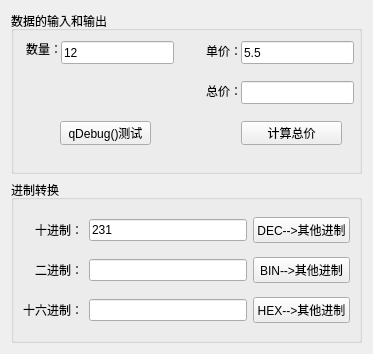
<?xml version="1.0" encoding="UTF-8"?>
<ui version="4.0">
 <class>Widget</class>
 <widget class="QWidget" name="Widget">
  <property name="geometry">
   <rect>
    <x>0</x>
    <y>0</y>
    <width>373</width>
    <height>354</height>
   </rect>
  </property>
  <property name="windowTitle">
   <string>Widget</string>
  </property>
  <layout class="QVBoxLayout" name="verticalLayout">
   <item>
    <widget class="QGroupBox" name="groupBox">
     <property name="title">
      <string>数据的输入和输出</string>
     </property>
     <widget class="QLabel" name="label">
      <property name="geometry">
       <rect>
        <x>10</x>
        <y>30</y>
        <width>41</width>
        <height>16</height>
       </rect>
      </property>
      <property name="text">
       <string>数量：</string>
      </property>
      <property name="alignment">
       <set>Qt::AlignRight|Qt::AlignTrailing|Qt::AlignVCenter</set>
      </property>
     </widget>
     <widget class="QLineEdit" name="editNum">
      <property name="geometry">
       <rect>
        <x>50</x>
        <y>30</y>
        <width>113</width>
        <height>23</height>
       </rect>
      </property>
      <property name="text">
       <string>12</string>
      </property>
     </widget>
     <widget class="QLabel" name="label_2">
      <property name="geometry">
       <rect>
        <x>190</x>
        <y>30</y>
        <width>41</width>
        <height>20</height>
       </rect>
      </property>
      <property name="text">
       <string>单价：</string>
      </property>
      <property name="alignment">
       <set>Qt::AlignRight|Qt::AlignTrailing|Qt::AlignVCenter</set>
      </property>
     </widget>
     <widget class="QLineEdit" name="editPrice">
      <property name="geometry">
       <rect>
        <x>230</x>
        <y>30</y>
        <width>113</width>
        <height>23</height>
       </rect>
      </property>
      <property name="text">
       <string>5.5</string>
      </property>
     </widget>
     <widget class="QPushButton" name="btnDebug">
      <property name="geometry">
       <rect>
        <x>49</x>
        <y>110</y>
        <width>91</width>
        <height>24</height>
       </rect>
      </property>
      <property name="text">
       <string>qDebug()测试</string>
      </property>
     </widget>
     <widget class="QPushButton" name="btnCal">
      <property name="geometry">
       <rect>
        <x>230</x>
        <y>110</y>
        <width>101</width>
        <height>24</height>
       </rect>
      </property>
      <property name="text">
       <string>计算总价</string>
      </property>
     </widget>
     <widget class="QLineEdit" name="editTotal">
      <property name="geometry">
       <rect>
        <x>230</x>
        <y>70</y>
        <width>113</width>
        <height>23</height>
       </rect>
      </property>
     </widget>
     <widget class="QLabel" name="label_3">
      <property name="geometry">
       <rect>
        <x>190</x>
        <y>70</y>
        <width>41</width>
        <height>20</height>
       </rect>
      </property>
      <property name="text">
       <string>总价：</string>
      </property>
      <property name="alignment">
       <set>Qt::AlignRight|Qt::AlignTrailing|Qt::AlignVCenter</set>
      </property>
     </widget>
    </widget>
   </item>
   <item>
    <widget class="QGroupBox" name="groupBox_2">
     <property name="title">
      <string>进制转换</string>
     </property>
     <layout class="QGridLayout" name="gridLayout">
      <item row="0" column="0">
       <widget class="QLabel" name="label_4">
        <property name="text">
         <string>十进制：</string>
        </property>
        <property name="alignment">
         <set>Qt::AlignRight|Qt::AlignTrailing|Qt::AlignVCenter</set>
        </property>
       </widget>
      </item>
      <item row="0" column="1">
       <widget class="QLineEdit" name="editDec">
        <property name="text">
         <string>231</string>
        </property>
       </widget>
      </item>
      <item row="0" column="2">
       <widget class="QPushButton" name="btnDec">
        <property name="text">
         <string>DEC--&gt;其他进制</string>
        </property>
       </widget>
      </item>
      <item row="1" column="0">
       <widget class="QLabel" name="label_5">
        <property name="text">
         <string>二进制：</string>
        </property>
        <property name="alignment">
         <set>Qt::AlignRight|Qt::AlignTrailing|Qt::AlignVCenter</set>
        </property>
       </widget>
      </item>
      <item row="1" column="1">
       <widget class="QLineEdit" name="editBin"/>
      </item>
      <item row="1" column="2">
       <widget class="QPushButton" name="btnBin">
        <property name="text">
         <string>BIN--&gt;其他进制</string>
        </property>
       </widget>
      </item>
      <item row="2" column="0">
       <widget class="QLabel" name="label_6">
        <property name="text">
         <string>十六进制：</string>
        </property>
        <property name="alignment">
         <set>Qt::AlignRight|Qt::AlignTrailing|Qt::AlignVCenter</set>
        </property>
       </widget>
      </item>
      <item row="2" column="1">
       <widget class="QLineEdit" name="editHex"/>
      </item>
      <item row="2" column="2">
       <widget class="QPushButton" name="btnHex">
        <property name="text">
         <string>HEX--&gt;其他进制</string>
        </property>
       </widget>
      </item>
     </layout>
    </widget>
   </item>
  </layout>
 </widget>
 <resources/>
 <connections/>
</ui>
